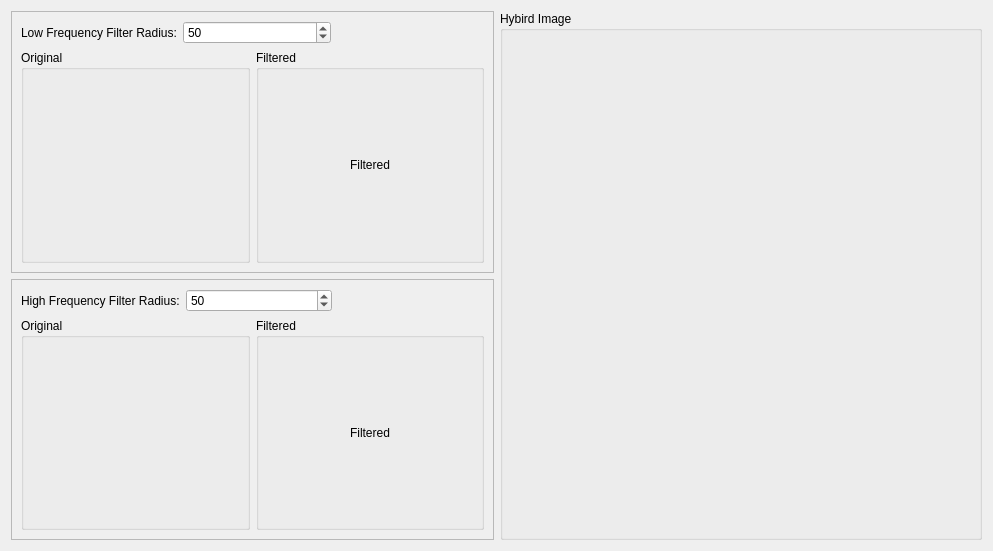
<?xml version="1.0" encoding="UTF-8"?>
<ui version="4.0">
 <class>page3</class>
 <widget class="QWidget" name="page3">
  <property name="geometry">
   <rect>
    <x>0</x>
    <y>0</y>
    <width>993</width>
    <height>551</height>
   </rect>
  </property>
  <property name="windowTitle">
   <string>Form</string>
  </property>
  <layout class="QHBoxLayout" name="horizontalLayout">
   <item>
    <layout class="QVBoxLayout" name="input_imgs_layout">
     <item>
      <widget class="QFrame" name="high_freq_img_layout">
       <property name="frameShape">
        <enum>QFrame::StyledPanel</enum>
       </property>
       <property name="frameShadow">
        <enum>QFrame::Raised</enum>
       </property>
       <layout class="QGridLayout" name="gridLayout_2">
        <item row="0" column="0">
         <widget class="QLabel" name="low_label">
          <property name="text">
           <string>Low Frequency Filter Radius:</string>
          </property>
          <property name="scaledContents">
           <bool>false</bool>
          </property>
         </widget>
        </item>
        <item row="0" column="1">
         <widget class="QSpinBox" name="low_res">
          <property name="minimum">
           <number>1</number>
          </property>
          <property name="maximum">
           <number>200</number>
          </property>
          <property name="value">
           <number>50</number>
          </property>
         </widget>
        </item>
        <item row="0" column="2">
         <spacer name="horizontalSpacer">
          <property name="orientation">
           <enum>Qt::Horizontal</enum>
          </property>
          <property name="sizeType">
           <enum>QSizePolicy::Preferred</enum>
          </property>
          <property name="sizeHint" stdset="0">
           <size>
            <width>147</width>
            <height>20</height>
           </size>
          </property>
         </spacer>
        </item>
        <item row="1" column="0" colspan="3">
         <layout class="QHBoxLayout" name="horizontalLayout_7">
          <item>
           <widget class="QGroupBox" name="groupBox_4">
            <property name="title">
             <string>Original</string>
            </property>
            <layout class="QHBoxLayout" name="horizontalLayout_3">
             <item>
              <widget class="Clickable" name="low_freq_img_label">
               <property name="cursor">
                <cursorShape>PointingHandCursor</cursorShape>
               </property>
               <property name="mouseTracking">
                <bool>true</bool>
               </property>
               <property name="toolTip">
                <string>&lt;html&gt;&lt;head/&gt;&lt;body&gt;&lt;p&gt;Upload Image&lt;/p&gt;&lt;/body&gt;&lt;/html&gt;</string>
               </property>
               <property name="whatsThis">
                <string/>
               </property>
               <property name="styleSheet">
                <string notr="true"/>
               </property>
               <property name="text">
                <string/>
               </property>
               <property name="pixmap">
                <pixmap resource="../resources.qrc">:/icons/resources/icons8-upload-32.png</pixmap>
               </property>
               <property name="scaledContents">
                <bool>false</bool>
               </property>
               <property name="alignment">
                <set>Qt::AlignCenter</set>
               </property>
              </widget>
             </item>
            </layout>
           </widget>
          </item>
          <item>
           <widget class="QGroupBox" name="groupBox_5">
            <property name="title">
             <string>Filtered</string>
            </property>
            <layout class="QHBoxLayout" name="horizontalLayout_5">
             <item>
              <widget class="QLabel" name="low_freq_filtered_img_label">
               <property name="text">
                <string>Filtered</string>
               </property>
               <property name="scaledContents">
                <bool>true</bool>
               </property>
               <property name="alignment">
                <set>Qt::AlignCenter</set>
               </property>
              </widget>
             </item>
            </layout>
           </widget>
          </item>
         </layout>
        </item>
       </layout>
      </widget>
     </item>
     <item>
      <widget class="QFrame" name="low_freq_img_layout">
       <property name="frameShape">
        <enum>QFrame::StyledPanel</enum>
       </property>
       <property name="frameShadow">
        <enum>QFrame::Raised</enum>
       </property>
       <layout class="QGridLayout" name="gridLayout">
        <item row="0" column="1">
         <widget class="QSpinBox" name="high_res">
          <property name="minimum">
           <number>1</number>
          </property>
          <property name="maximum">
           <number>200</number>
          </property>
          <property name="value">
           <number>50</number>
          </property>
         </widget>
        </item>
        <item row="1" column="0" colspan="3">
         <layout class="QHBoxLayout" name="horizontalLayout_4">
          <item>
           <widget class="QGroupBox" name="groupBox_2">
            <property name="title">
             <string>Original</string>
            </property>
            <layout class="QHBoxLayout" name="horizontalLayout_2">
             <item>
              <widget class="Clickable" name="high_freq_img_label">
               <property name="cursor">
                <cursorShape>PointingHandCursor</cursorShape>
               </property>
               <property name="styleSheet">
                <string notr="true">QLabel:hover {
background-color: #33b78620;
	border: 1px solid #d66d31;

}</string>
               </property>
               <property name="text">
                <string/>
               </property>
               <property name="pixmap">
                <pixmap resource="../resources.qrc">:/icons/resources/icons8-upload-32.png</pixmap>
               </property>
               <property name="scaledContents">
                <bool>false</bool>
               </property>
               <property name="alignment">
                <set>Qt::AlignCenter</set>
               </property>
              </widget>
             </item>
            </layout>
           </widget>
          </item>
          <item>
           <widget class="QGroupBox" name="groupBox_3">
            <property name="title">
             <string>Filtered</string>
            </property>
            <layout class="QVBoxLayout" name="verticalLayout">
             <item>
              <widget class="QLabel" name="high_freq_filtered_img_label">
               <property name="text">
                <string>Filtered</string>
               </property>
               <property name="scaledContents">
                <bool>true</bool>
               </property>
               <property name="alignment">
                <set>Qt::AlignCenter</set>
               </property>
              </widget>
             </item>
            </layout>
           </widget>
          </item>
         </layout>
        </item>
        <item row="0" column="2">
         <spacer name="horizontalSpacer_2">
          <property name="orientation">
           <enum>Qt::Horizontal</enum>
          </property>
          <property name="sizeType">
           <enum>QSizePolicy::Preferred</enum>
          </property>
          <property name="sizeHint" stdset="0">
           <size>
            <width>145</width>
            <height>20</height>
           </size>
          </property>
         </spacer>
        </item>
        <item row="0" column="0">
         <widget class="QLabel" name="high_label">
          <property name="text">
           <string>High Frequency Filter Radius:</string>
          </property>
         </widget>
        </item>
       </layout>
      </widget>
     </item>
    </layout>
   </item>
   <item>
    <layout class="QVBoxLayout" name="output_layout">
     <item>
      <widget class="QGroupBox" name="groupBox">
       <property name="title">
        <string>Hybird Image</string>
       </property>
       <layout class="QGridLayout" name="gridLayout_3">
        <item row="1" column="0">
         <widget class="QLabel" name="output_img_label">
          <property name="text">
           <string/>
          </property>
          <property name="alignment">
           <set>Qt::AlignCenter</set>
          </property>
         </widget>
        </item>
       </layout>
      </widget>
     </item>
    </layout>
   </item>
  </layout>
 </widget>
 <customwidgets>
  <customwidget>
   <class>Clickable</class>
   <extends>QLabel</extends>
   <header location="global">utilities/clickable.h</header>
   <slots>
    <signal>clicked()</signal>
   </slots>
  </customwidget>
 </customwidgets>
 <resources>
  <include location="../resources.qrc"/>
 </resources>
 <connections/>
</ui>
